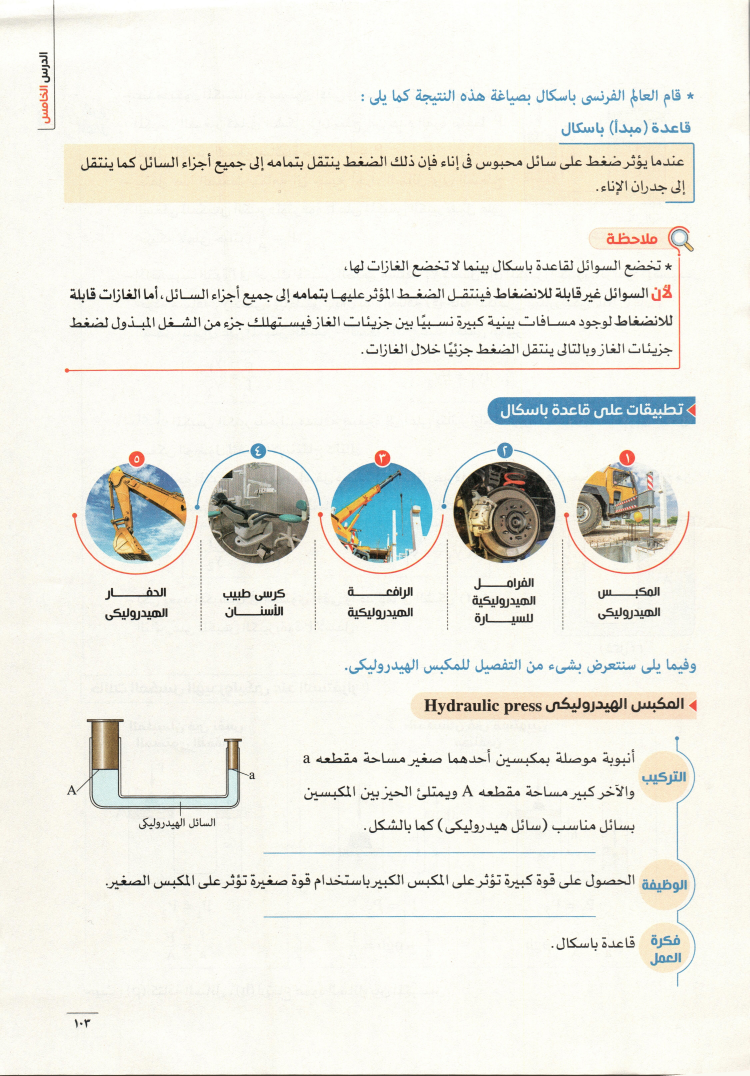
#> input picture 101.jpg, 4496 x 6456 px, found by its file name (shown at 1/6 size)
$ python test_visual_diff.py
#> lines starting #> are read from the running program, lines starting #| are printed output that depends on the picture
#!/usr/bin/env python3
"""
اختبار المقارنة البصرية مع عرض الاختلافات
Visual Comparison Test with Difference Visualization
"""

import cv2
import numpy as np
from skimage.metrics import structural_similarity as ssim
import os
from datetime import datetime

def create_difference_map(img1_path, img2_path, output_path=None):
    """إنشاء خريطة الاختلافات بين الصورتين"""
#> called with output_path = 'difference_analysis_20261120_191351.jpg'

    # قراءة الصور
    img1 = cv2.imread(img1_path)
#> img1 is the input picture: shape (6456, 4496, 3); mean B, G, R 228.7, 237.2, 237.8
    img2 = cv2.imread(img2_path)
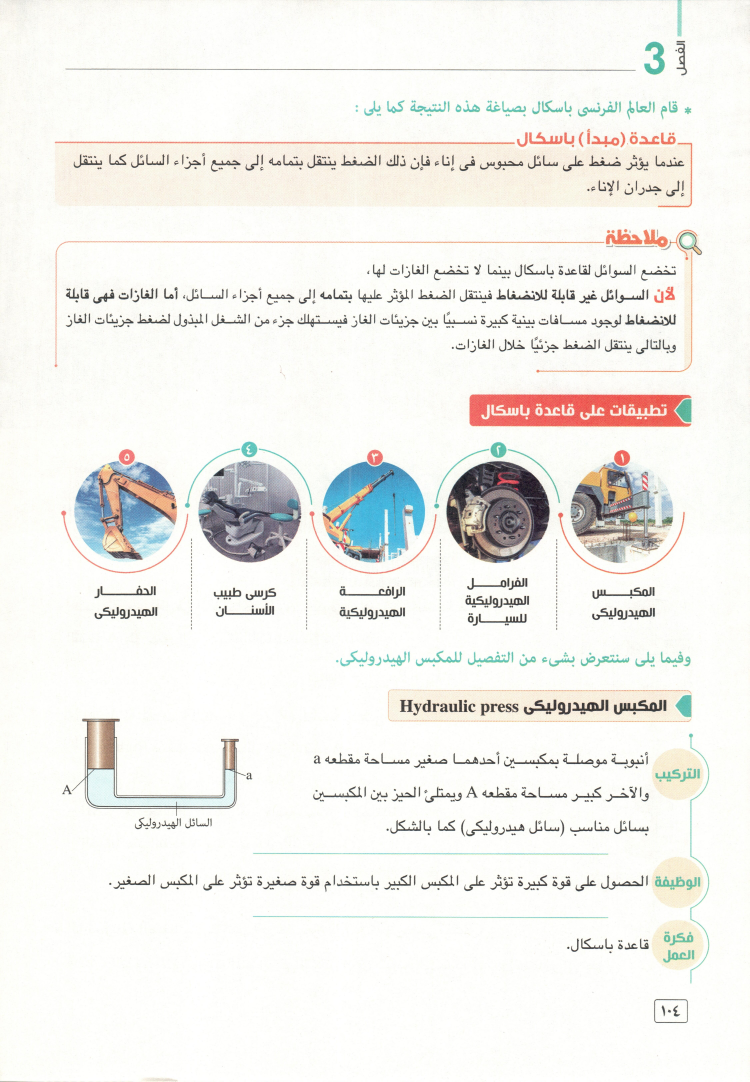
#> input picture 104.jpg, 4496 x 6488 px, found by its file name (shown at 1/6 size)
#> img2 is the input picture: shape (6488, 4496, 3); mean B, G, R 237.2, 241.1, 241.8

    # تحويل إلى اللون الرمادي
    gray1 = cv2.cvtColor(img1, cv2.COLOR_BGR2GRAY)
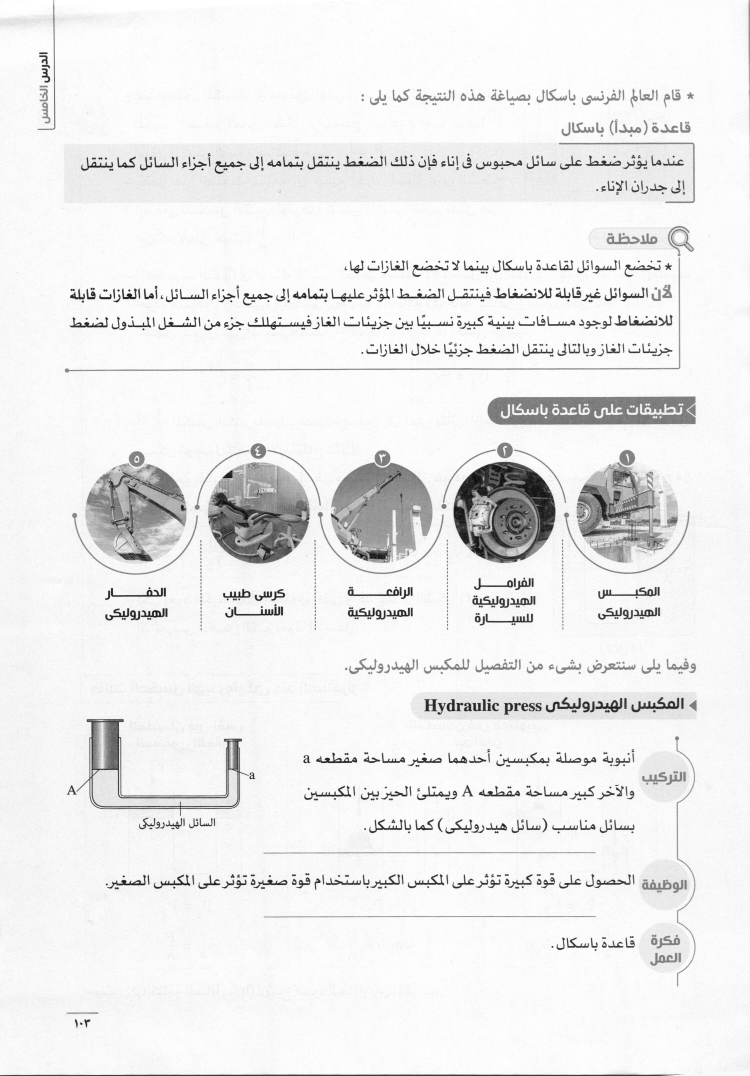
#> gray1: shape (6456, 4496) (shown at 1/6 size); min 0, max 255, mean 236.4
    gray2 = cv2.cvtColor(img2, cv2.COLOR_BGR2GRAY)
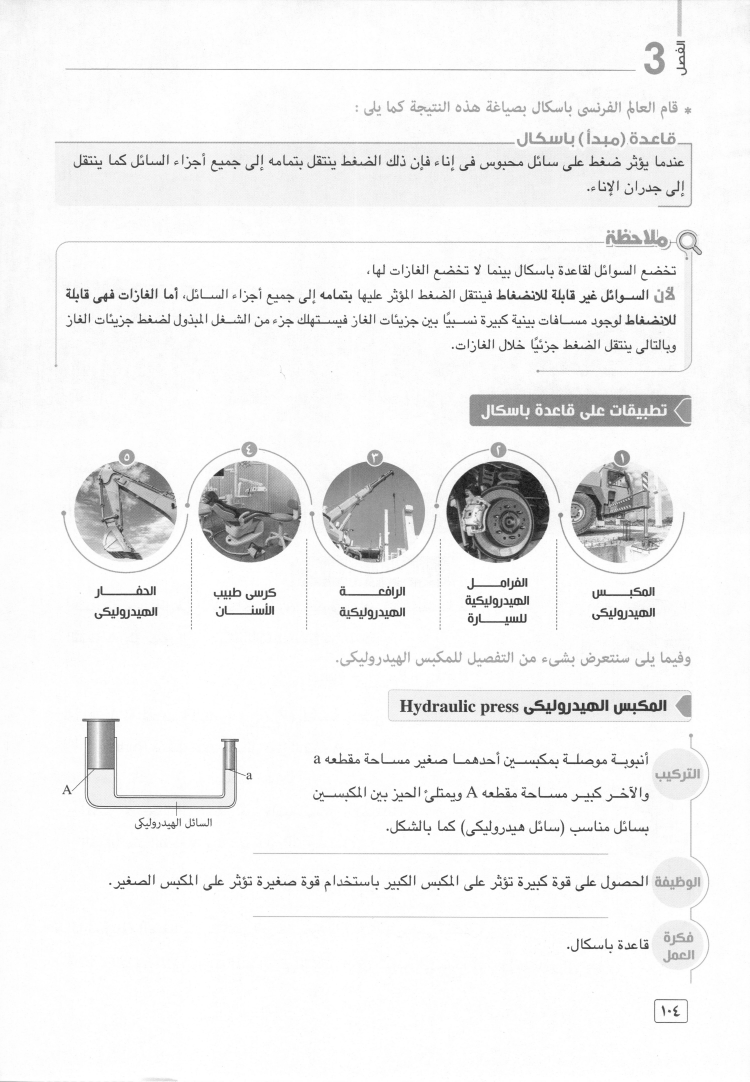
#> gray2: shape (6488, 4496) (shown at 1/6 size); min 2, max 255, mean 240.9

    # تغيير الحجم ليكون نفس الحجم
    height = min(gray1.shape[0], gray2.shape[0])
#> height = 6456
    width = min(gray1.shape[1], gray2.shape[1])
#> width = 4496

    gray1_resized = cv2.resize(gray1, (width, height))
    gray2_resized = cv2.resize(gray2, (width, height))
    img1_resized = cv2.resize(img1, (width, height))
    img2_resized = cv2.resize(img2, (width, height))

    # حساب SSIM مع خريطة الاختلافات
    ssim_score, diff = ssim(gray1_resized, gray2_resized, full=True)

    # تحويل خريطة الاختلافات إلى صورة
    diff = (diff * 255).astype("uint8")

    # إنشاء قناع للمناطق المختلفة
    thresh = cv2.threshold(diff, 0, 255, cv2.THRESH_BINARY_INV | cv2.THRESH_OTSU)[1]

    # العثور على الكونتورات (المناطق المختلفة)
    contours, _ = cv2.findContours(thresh, cv2.RETR_EXTERNAL, cv2.CHAIN_APPROX_SIMPLE)

    # رسم المناطق المختلفة على الصور
    img1_marked = img1_resized.copy()
    img2_marked = img2_resized.copy()

    changed_regions = []
    total_changed_area = 0

    for contour in contours:
        area = cv2.contourArea(contour)
        if area > 100:  # تجاهل المناطق الصغيرة جداً
            x, y, w, h = cv2.boundingRect(contour)

            # رسم مستطيل حول المنطقة المختلفة
            cv2.rectangle(img1_marked, (x, y), (x + w, y + h), (0, 0, 255), 2)
            cv2.rectangle(img2_marked, (x, y), (x + w, y + h), (0, 0, 255), 2)

            # إضافة نص يوضح رقم المنطقة
            cv2.putText(img1_marked, f"{len(changed_regions)+1}", (x, y-10),
                       cv2.FONT_HERSHEY_SIMPLEX, 0.6, (0, 0, 255), 2)
            cv2.putText(img2_marked, f"{len(changed_regions)+1}", (x, y-10),
                       cv2.FONT_HERSHEY_SIMPLEX, 0.6, (0, 0, 255), 2)

            changed_regions.append({
                'id': len(changed_regions) + 1,
                'x': int(x),
                'y': int(y),
                'width': int(w),
                'height': int(h),
                'area': int(area),
                'center': {'x': int(x + w/2), 'y': int(y + h/2)}
            })
            total_changed_area += area

    # حساب نسبة المنطقة المتغيرة
    total_area = height * width
    change_percentage = (total_changed_area / total_area) * 100

    # دمج الصور للمقارنة
    comparison_img = np.hstack([img1_marked, img2_marked])

    # إضافة معلومات على الصورة
    info_text = f"SSIM: {ssim_score:.4f} | Changed: {change_percentage:.2f}% | Regions: {len(changed_regions)}"
    cv2.putText(comparison_img, info_text, (10, 30),
               cv2.FONT_HERSHEY_SIMPLEX, 0.8, (255, 255, 255), 2)
    cv2.putText(comparison_img, "Original", (10, height-20),
               cv2.FONT_HERSHEY_SIMPLEX, 0.8, (255, 255, 255), 2)
    cv2.putText(comparison_img, "Modified", (width + 10, height-20),
               cv2.FONT_HERSHEY_SIMPLEX, 0.8, (255, 255, 255), 2)

    # حفظ الصورة المدمجة
    if output_path:
        cv2.imwrite(output_path, comparison_img)
        print(f"💾 تم حفظ صورة المقارنة في: {output_path}")

    return {
        'ssim_score': ssim_score,
        'changed_regions': changed_regions,
        'change_percentage': change_percentage,
        'total_changed_area': total_changed_area,
        'total_area': total_area,
        'comparison_image': comparison_img,
        'image_size': (width, height)
    }

def analyze_differences():
    """تحليل الاختلافات بين الصورتين"""

    # مسارات الصور
    old_image_path = r"D:\ezz\compair\edu-compare-wizard\101.jpg"
    new_image_path = r"D:\ezz\compair\edu-compare-wizard\104.jpg"

    # التحقق من وجود الصور
    if not os.path.exists(old_image_path):
        print(f"❌ الصورة القديمة غير موجودة: {old_image_path}")
        return

    if not os.path.exists(new_image_path):
        print(f"❌ الصورة الجديدة غير موجودة: {new_image_path}")
        return

    print("🔍 تحليل الاختلافات البصرية...")
    print(f"📁 الصورة القديمة: {os.path.basename(old_image_path)}")
    print(f"📁 الصورة الجديدة: {os.path.basename(new_image_path)}")
    print("=" * 70)

    start_time = datetime.now()

    try:
        # إنشاء اسم ملف للنتيجة
        timestamp = datetime.now().strftime('%Y%m%d_%H%M%S')
        output_path = f"difference_analysis_{timestamp}.jpg"

        # تحليل الاختلافات
        result = create_difference_map(old_image_path, new_image_path, output_path)

        end_time = datetime.now()
        duration = (end_time - start_time).total_seconds()

        print("📊 نتائج تحليل الاختلافات:")
        print(f"🎯 SSIM Score: {result['ssim_score']:.4f}")
        print(f"📏 حجم الصورة: {result['image_size'][0]} x {result['image_size'][1]}")
        print(f"📊 المساحة الكلية: {result['total_area']:,} بكسل")
        print(f"🔄 المساحة المتغيرة: {result['total_changed_area']:,} بكسل")
        print(f"📈 نسبة التغيير: {result['change_percentage']:.2f}%")
        print(f"🔍 عدد المناطق المتغيرة: {len(result['changed_regions'])}")
        print(f"⏱️  وقت المعالجة: {duration:.2f} ثانية")

        if result['changed_regions']:
            print("\n🔍 تفاصيل المناطق المتغيرة:")
            print("-" * 50)

            # ترتيب المناطق حسب الحجم (الأكبر أولاً)
            sorted_regions = sorted(result['changed_regions'],
                                   key=lambda x: x['area'], reverse=True)

            for i, region in enumerate(sorted_regions[:10], 1):  # عرض أول 10 مناطق
                print(f"المنطقة {region['id']}:")
                print(f"  📍 الموقع: ({region['x']}, {region['y']})")
                print(f"  📏 الحجم: {region['width']} x {region['height']}")
                print(f"  📊 المساحة: {region['area']:,} بكسل")
                print(f"  🎯 المركز: ({region['center']['x']}, {region['center']['y']})")

                # حساب النسبة المئوية لهذه المنطقة
                region_percentage = (region['area'] / result['total_area']) * 100
                print(f"  📈 النسبة من الصورة: {region_percentage:.3f}%")

                if i < len(sorted_regions):
                    print()

        print("=" * 70)
        print("📋 التحليل:")

        if result['change_percentage'] < 0.1:
            print("✅ تغييرات طفيفة جداً (أقل من 0.1%)")
            print("   - قد تكون ضوضاء أو تغييرات في الجودة")
        elif result['change_percentage'] < 1:
            print("🔶 تغييرات طفيفة (أقل من 1%)")
            print("   - تغييرات صغيرة في النص أو التفاصيل")
        elif result['change_percentage'] < 5:
            print("🔸 تغييرات متوسطة (1-5%)")
            print("   - تغييرات ملحوظة في المحتوى")
        else:
            print("🔴 تغييرات كبيرة (أكثر من 5%)")
            print("   - تغييرات جوهرية في المحتوى")

        if result['ssim_score'] > 0.95:
            print(f"✅ التشابه الهيكلي ممتاز ({result['ssim_score']:.4f})")
        elif result['ssim_score'] > 0.8:
            print(f"🔶 التشابه الهيكلي جيد ({result['ssim_score']:.4f})")
        else:
            print(f"🔴 التشابه الهيكلي ضعيف ({result['ssim_score']:.4f})")

        print(f"\n💡 تم حفظ صورة المقارنة مع المناطق المتغيرة في: {output_path}")
        print("   يمكنك فتح الصورة لرؤية المناطق المتغيرة محددة باللون الأحمر")

    except Exception as e:
        print(f"❌ خطأ في التحليل: {e}")
        import traceback
        traceback.print_exc()

if __name__ == "__main__":
    print("🚀 تحليل الاختلافات البصرية مع العرض المرئي")
    print("=" * 70)
    analyze_differences()
